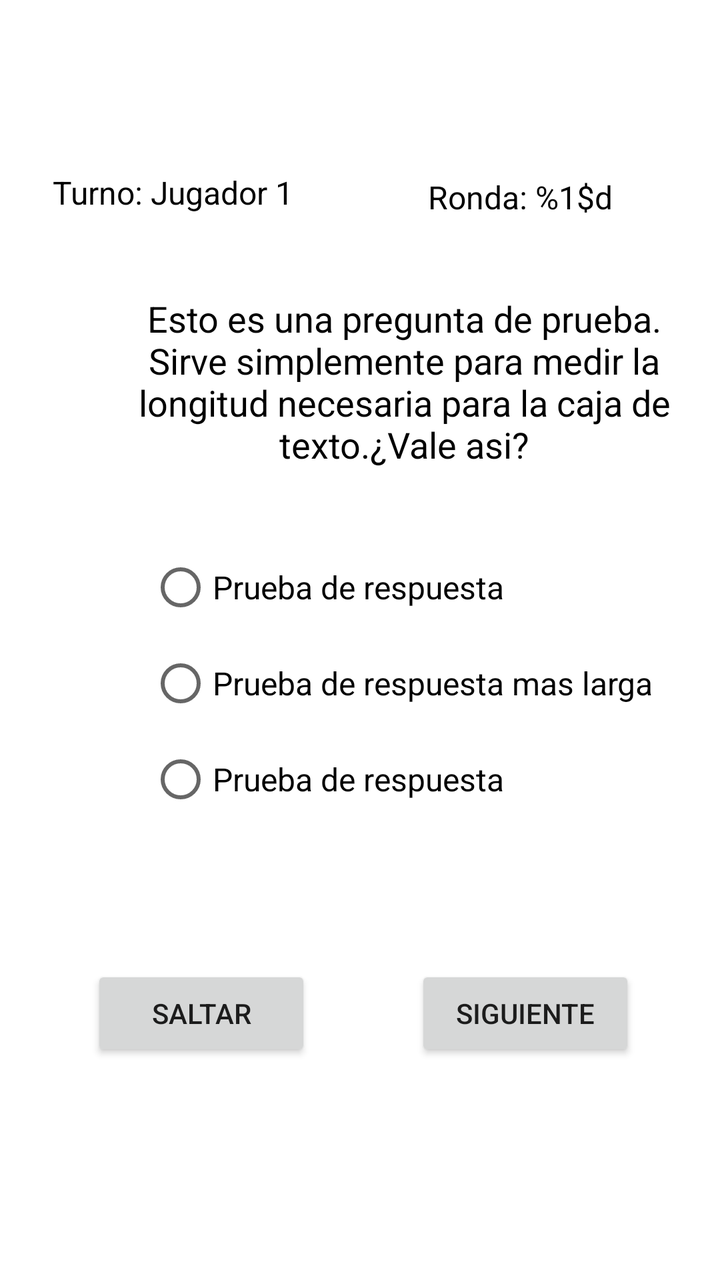
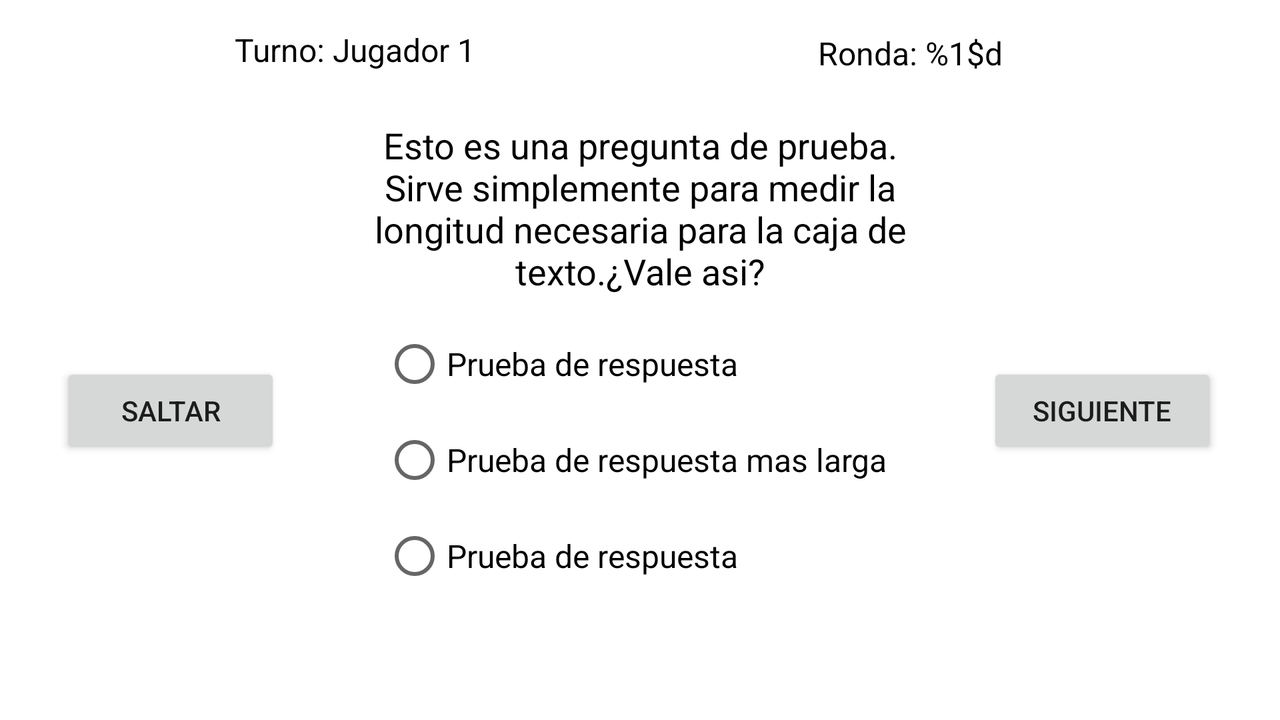

The same Android screen from two of the app's own layout files: first res/layout/ as a phone draws it, then the author's variant for another configuration, drawn on a device whose configuration selects that folder. Both files follow.
<!-- AndroidManifest.xml: application theme Theme.JuegoAndroid -->
<!-- res/layout/activity_pantalla_preguntas.xml -->
<?xml version="1.0" encoding="utf-8"?>
<androidx.constraintlayout.widget.ConstraintLayout xmlns:android="http://schemas.android.com/apk/res/android"
    xmlns:app="http://schemas.android.com/apk/res-auto"
    xmlns:tools="http://schemas.android.com/tools"
    android:layout_width="match_parent"
    android:layout_height="match_parent"
    tools:context=".PantallaPreguntas"
    >

    <TextView
        android:id="@+id/turno"
        android:layout_width="wrap_content"
        android:layout_height="wrap_content"
        android:text="Turno: Jugador 1"
        android:textColor="@color/black"
        android:textSize="16dp"
        app:layout_constraintBottom_toBottomOf="parent"
        app:layout_constraintEnd_toEndOf="parent"
        app:layout_constraintHorizontal_bias="0.11"
        app:layout_constraintStart_toStartOf="parent"
        app:layout_constraintTop_toTopOf="parent"
        app:layout_constraintVertical_bias="0.138" />

    <Button
        android:id="@+id/saltar"
        android:layout_width="110dp"
        android:layout_height="wrap_content"
        android:text="@string/saltar"
        app:layout_constraintBottom_toBottomOf="parent"
        app:layout_constraintEnd_toEndOf="parent"
        app:layout_constraintHorizontal_bias="0.182"
        app:layout_constraintStart_toStartOf="parent"
        app:layout_constraintTop_toBottomOf="@+id/respuestas"
        app:layout_constraintVertical_bias="0.377" />

    <Button
        android:id="@+id/aceptar"
        android:layout_width="110dp"
        android:layout_height="wrap_content"
        android:text="@string/aceptar"
        app:layout_constraintBottom_toBottomOf="parent"
        app:layout_constraintEnd_toEndOf="parent"
        app:layout_constraintHorizontal_bias="0.83"
        app:layout_constraintStart_toStartOf="parent"
        app:layout_constraintTop_toBottomOf="@+id/respuestas"
        app:layout_constraintVertical_bias="0.377" />

    <TextView
        android:id="@+id/pregunta"
        android:layout_width="300dp"
        android:layout_height="wrap_content"
        android:layout_marginStart="52dp"
        android:text="@string/prueba"
        android:textAlignment="center"
        android:textColor="@color/black"
        android:textSize="18dp"
        app:layout_constraintBottom_toBottomOf="parent"
        app:layout_constraintStart_toStartOf="parent"
        app:layout_constraintTop_toTopOf="parent"
        app:layout_constraintVertical_bias="0.266" />

    <RadioGroup
        android:id="@+id/respuestas"
        android:layout_width="wrap_content"
        android:layout_height="wrap_content"
        android:padding="3dp"
        app:layout_constraintBottom_toBottomOf="parent"
        app:layout_constraintEnd_toEndOf="@+id/pregunta"
        app:layout_constraintHorizontal_bias="0.463"
        app:layout_constraintStart_toStartOf="@+id/pregunta"
        app:layout_constraintTop_toBottomOf="@+id/pregunta"
        app:layout_constraintVertical_bias="0.127">

        <RadioButton
            android:id="@+id/respuesta1"
            android:layout_width="wrap_content"
            android:layout_height="wrap_content"
            android:text="@string/respuesta_prueba"
            android:textColor="@color/black"
            android:textSize="16dp" />

        <RadioButton
            android:id="@+id/respuesta2"
            android:layout_width="wrap_content"
            android:layout_height="wrap_content"
            android:text="@string/respuesta_prueba2"
            android:textColor="@color/black"
            android:textSize="16dp" />

        <RadioButton
            android:id="@+id/respuesta3"
            android:layout_width="wrap_content"
            android:layout_height="wrap_content"
            android:text="@string/respuesta_prueba"
            android:textColor="@color/black"
            android:textSize="16dp" />
    </RadioGroup>

    <TextView
        android:id="@+id/ronda"
        android:layout_width="wrap_content"
        android:layout_height="wrap_content"
        android:text="@string/ronda"
        android:textColor="@color/black"
        android:textSize="16dp"
        app:layout_constraintBottom_toBottomOf="parent"
        app:layout_constraintEnd_toEndOf="parent"
        app:layout_constraintHorizontal_bias="0.557"
        app:layout_constraintStart_toEndOf="@+id/turno"
        app:layout_constraintTop_toTopOf="parent"
        app:layout_constraintVertical_bias="0.142" />


</androidx.constraintlayout.widget.ConstraintLayout>
<!-- resources referenced by this layout -->
<resources>
  <string name="aceptar">Siguiente</string>
  <string name="prueba">Esto es una pregunta de prueba. Sirve simplemente para medir la longitud necesaria para la caja de texto.<br />¿Vale asi?</string>
  <string name="respuesta_prueba">Prueba de respuesta</string>
  <string name="respuesta_prueba2">Prueba de respuesta mas larga</string>
  <string name="ronda">Ronda: %1$d</string>
  <string name="saltar">Saltar</string>
  <style name="Theme.JuegoAndroid" parent="Theme.MaterialComponents.DayNight.NoActionBar">
          
          <item name="colorPrimary">#7E0B0B</item>
          <item name="colorPrimaryVariant">@color/purple_700</item>
          <item name="colorOnPrimary">@color/white</item>
          
          <item name="colorSecondary">@color/teal_200</item>
          <item name="colorSecondaryVariant">@color/teal_700</item>
          <item name="colorOnSecondary">@color/black</item>
          
          <item name="android:statusBarColor" tools:targetApi="l">?attr/colorPrimaryVariant</item>
          
      </style>
</resources>
<!-- res/layout-land/activity_pantalla_preguntas.xml (the author's variant of the layout above) -->
<!-- drawn on the phone turned sideways -->
<?xml version="1.0" encoding="utf-8"?>
<androidx.constraintlayout.widget.ConstraintLayout xmlns:android="http://schemas.android.com/apk/res/android"
    xmlns:app="http://schemas.android.com/apk/res-auto"
    xmlns:tools="http://schemas.android.com/tools"
    android:layout_width="match_parent"
    android:layout_height="match_parent"
    tools:context=".PantallaPreguntas"
    >

    <TextView
        android:id="@+id/turno"
        android:layout_width="wrap_content"
        android:layout_height="wrap_content"
        android:text="Turno: Jugador 1"
        android:textColor="@color/black"
        android:textSize="16dp"
        app:layout_constraintBottom_toBottomOf="parent"
        app:layout_constraintEnd_toEndOf="parent"
        app:layout_constraintHorizontal_bias="0.226"
        app:layout_constraintStart_toStartOf="parent"
        app:layout_constraintTop_toTopOf="parent"
        app:layout_constraintVertical_bias="0.041" />

    <TextView
        android:id="@+id/ronda"
        android:layout_width="wrap_content"
        android:layout_height="wrap_content"
        android:text="@string/ronda"
        android:textSize="16dp"
        android:textColor="@color/black"
        app:layout_constraintBottom_toBottomOf="parent"
        app:layout_constraintEnd_toEndOf="parent"
        app:layout_constraintHorizontal_bias="0.553"
        app:layout_constraintStart_toEndOf="@+id/turno"
        app:layout_constraintTop_toTopOf="parent"
        app:layout_constraintVertical_bias="0.046" />

    <TextView
        android:id="@+id/pregunta"
        android:layout_width="300dp"
        android:layout_height="wrap_content"
        android:text="@string/prueba"
        android:textAlignment="center"
        android:textColor="@color/black"
        android:textSize="18dp"
        app:layout_constraintBottom_toBottomOf="parent"
        app:layout_constraintEnd_toEndOf="parent"
        app:layout_constraintStart_toStartOf="parent"
        app:layout_constraintTop_toTopOf="parent"
        app:layout_constraintVertical_bias="0.221" />

    <RadioGroup
        android:id="@+id/respuestas"
        android:layout_width="wrap_content"
        android:layout_height="wrap_content"
        android:padding="3dp"
        app:layout_constraintBottom_toBottomOf="parent"
        app:layout_constraintEnd_toEndOf="@+id/pregunta"
        app:layout_constraintHorizontal_bias="0.439"
        app:layout_constraintStart_toStartOf="@+id/pregunta"
        app:layout_constraintTop_toBottomOf="@+id/pregunta"
        app:layout_constraintVertical_bias="0.116">

        <RadioButton
            android:id="@+id/respuesta1"
            android:layout_width="wrap_content"
            android:layout_height="wrap_content"
            android:text="@string/respuesta_prueba"
            android:textColor="@color/black"
            android:textSize="16dp" />

        <RadioButton
            android:id="@+id/respuesta2"
            android:layout_width="wrap_content"
            android:layout_height="wrap_content"
            android:text="@string/respuesta_prueba2"
            android:textColor="@color/black"
            android:textSize="16dp" />

        <RadioButton
            android:id="@+id/respuesta3"
            android:layout_width="wrap_content"
            android:layout_height="wrap_content"
            android:text="@string/respuesta_prueba"
            android:textColor="@color/black"
            android:textSize="16dp" />
    </RadioGroup>

    <Button
        android:id="@+id/saltar"
        android:layout_width="110dp"
        android:layout_height="wrap_content"
        android:text="@string/saltar"
        app:layout_constraintBottom_toBottomOf="parent"
        app:layout_constraintEnd_toEndOf="parent"
        app:layout_constraintHorizontal_bias="0.057"
        app:layout_constraintStart_toStartOf="parent"
        app:layout_constraintTop_toTopOf="parent"
        app:layout_constraintVertical_bias="0.581" />

    <Button
        android:id="@+id/aceptar"
        android:layout_width="115dp"
        android:layout_height="wrap_content"
        android:text="@string/aceptar"
        app:layout_constraintBottom_toBottomOf="parent"
        app:layout_constraintEnd_toEndOf="parent"
        app:layout_constraintHorizontal_bias="0.94"
        app:layout_constraintStart_toStartOf="parent"
        app:layout_constraintTop_toTopOf="parent"
        app:layout_constraintVertical_bias="0.581" />


</androidx.constraintlayout.widget.ConstraintLayout>
